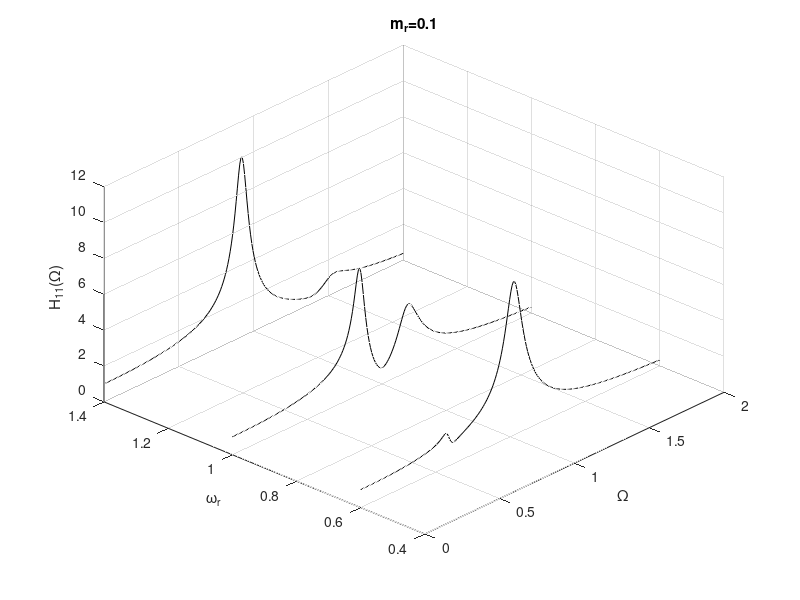
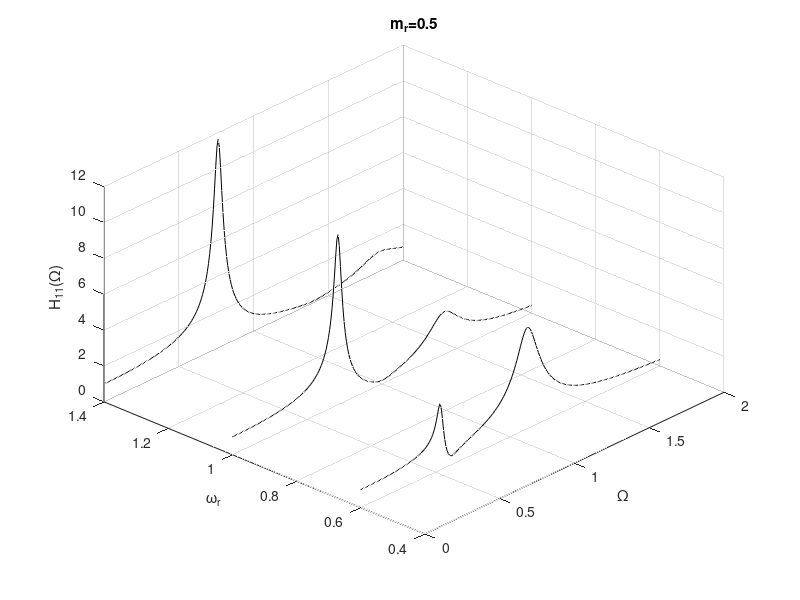

Write MATLAB code to recreate these figures, in order.
function Amplitude_Response_Function_of_a_Two_Degree_of_Freedom_System
z1 = 0.05; z2 = z1;
wrr = [0.6, 1, 1.4];
mr = [0.1, 0.5]; NOm = 250;
Om = linspace(0, 2, NOm);
for nm = 1:length(mr)
figure(nm)
for nwr = 1:length(wrr)
H = H11(Om, wrr(nwr), mr(nm), z1, z2);
plot3(Om, repmat(wrr(nwr), NOm, 1), H, 'k-')
hold on
end
grid on
xlabel('\Omega')
ylabel('\omega_r')
zlabel('H_{11}(\Omega)')
title(['m_r=' num2str(mr(nm))])
view([-47, 42])
end
function h = H11(Om, wr, mr, z1, z2)
D = Om.^4-1j*2*(z1+z2*wr*mr+z2*wr)*Om.^3-(1+mr*wr^2+wr^2+4*z1*z2*wr)*Om.^2+1j*2*(z2*wr+z1*wr^2)*Om+wr^2;
E = wr^2+1j*2*z2*wr*Om-Om.^2;
h = abs(E./D);